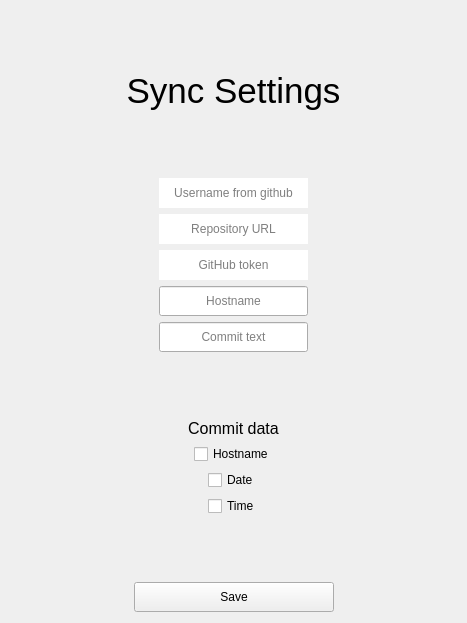
<?xml version="1.0" encoding="UTF-8"?>
<ui version="4.0">
 <class>SyncWindow</class>
 <widget class="QWidget" name="SyncWindow">
  <property name="geometry">
   <rect>
    <x>0</x>
    <y>0</y>
    <width>467</width>
    <height>623</height>
   </rect>
  </property>
  <property name="windowTitle">
   <string>Form</string>
  </property>
  <layout class="QVBoxLayout" name="verticalLayout">
   <item>
    <spacer name="verticalSpacer_2">
     <property name="orientation">
      <enum>Qt::Vertical</enum>
     </property>
     <property name="sizeHint" stdset="0">
      <size>
       <width>20</width>
       <height>40</height>
      </size>
     </property>
    </spacer>
   </item>
   <item>
    <widget class="QLabel" name="title">
     <property name="font">
      <font>
       <pointsize>26</pointsize>
      </font>
     </property>
     <property name="text">
      <string>Sync Settings</string>
     </property>
     <property name="alignment">
      <set>Qt::AlignCenter</set>
     </property>
    </widget>
   </item>
   <item>
    <spacer name="verticalSpacer_3">
     <property name="orientation">
      <enum>Qt::Vertical</enum>
     </property>
     <property name="sizeHint" stdset="0">
      <size>
       <width>20</width>
       <height>40</height>
      </size>
     </property>
    </spacer>
   </item>
   <item>
    <layout class="QHBoxLayout" name="horizontalLayout">
     <item>
      <spacer name="horizontalSpacer">
       <property name="orientation">
        <enum>Qt::Horizontal</enum>
       </property>
       <property name="sizeHint" stdset="0">
        <size>
         <width>40</width>
         <height>20</height>
        </size>
       </property>
      </spacer>
     </item>
     <item>
      <widget class="QLineEdit" name="userNameText">
       <property name="minimumSize">
        <size>
         <width>0</width>
         <height>30</height>
        </size>
       </property>
       <property name="inputMask">
        <string/>
       </property>
       <property name="text">
        <string/>
       </property>
       <property name="frame">
        <bool>false</bool>
       </property>
       <property name="alignment">
        <set>Qt::AlignCenter</set>
       </property>
       <property name="placeholderText">
        <string>Username from github</string>
       </property>
      </widget>
     </item>
     <item>
      <spacer name="horizontalSpacer_2">
       <property name="orientation">
        <enum>Qt::Horizontal</enum>
       </property>
       <property name="sizeHint" stdset="0">
        <size>
         <width>40</width>
         <height>20</height>
        </size>
       </property>
      </spacer>
     </item>
    </layout>
   </item>
   <item>
    <layout class="QHBoxLayout" name="horizontalLayout_2">
     <item>
      <spacer name="horizontalSpacer_3">
       <property name="orientation">
        <enum>Qt::Horizontal</enum>
       </property>
       <property name="sizeHint" stdset="0">
        <size>
         <width>40</width>
         <height>20</height>
        </size>
       </property>
      </spacer>
     </item>
     <item>
      <widget class="QLineEdit" name="repoUrlText">
       <property name="minimumSize">
        <size>
         <width>0</width>
         <height>30</height>
        </size>
       </property>
       <property name="frame">
        <bool>false</bool>
       </property>
       <property name="alignment">
        <set>Qt::AlignCenter</set>
       </property>
       <property name="placeholderText">
        <string>Repository URL</string>
       </property>
      </widget>
     </item>
     <item>
      <spacer name="horizontalSpacer_4">
       <property name="orientation">
        <enum>Qt::Horizontal</enum>
       </property>
       <property name="sizeHint" stdset="0">
        <size>
         <width>40</width>
         <height>20</height>
        </size>
       </property>
      </spacer>
     </item>
    </layout>
   </item>
   <item>
    <layout class="QHBoxLayout" name="horizontalLayout_3">
     <item>
      <spacer name="horizontalSpacer_5">
       <property name="orientation">
        <enum>Qt::Horizontal</enum>
       </property>
       <property name="sizeHint" stdset="0">
        <size>
         <width>40</width>
         <height>20</height>
        </size>
       </property>
      </spacer>
     </item>
     <item>
      <widget class="QLineEdit" name="gitTokenText">
       <property name="minimumSize">
        <size>
         <width>0</width>
         <height>30</height>
        </size>
       </property>
       <property name="frame">
        <bool>false</bool>
       </property>
       <property name="alignment">
        <set>Qt::AlignCenter</set>
       </property>
       <property name="placeholderText">
        <string>GitHub token</string>
       </property>
      </widget>
     </item>
     <item>
      <spacer name="horizontalSpacer_6">
       <property name="orientation">
        <enum>Qt::Horizontal</enum>
       </property>
       <property name="sizeHint" stdset="0">
        <size>
         <width>40</width>
         <height>20</height>
        </size>
       </property>
      </spacer>
     </item>
    </layout>
   </item>
   <item>
    <layout class="QHBoxLayout" name="horizontalLayout_5">
     <item>
      <spacer name="horizontalSpacer_12">
       <property name="orientation">
        <enum>Qt::Horizontal</enum>
       </property>
       <property name="sizeHint" stdset="0">
        <size>
         <width>40</width>
         <height>20</height>
        </size>
       </property>
      </spacer>
     </item>
     <item>
      <widget class="QLineEdit" name="hostnameText">
       <property name="minimumSize">
        <size>
         <width>0</width>
         <height>30</height>
        </size>
       </property>
       <property name="alignment">
        <set>Qt::AlignCenter</set>
       </property>
       <property name="placeholderText">
        <string>Hostname</string>
       </property>
      </widget>
     </item>
     <item>
      <spacer name="horizontalSpacer_11">
       <property name="orientation">
        <enum>Qt::Horizontal</enum>
       </property>
       <property name="sizeHint" stdset="0">
        <size>
         <width>40</width>
         <height>20</height>
        </size>
       </property>
      </spacer>
     </item>
    </layout>
   </item>
   <item>
    <layout class="QHBoxLayout" name="horizontalLayout_4">
     <item>
      <spacer name="horizontalSpacer_9">
       <property name="orientation">
        <enum>Qt::Horizontal</enum>
       </property>
       <property name="sizeHint" stdset="0">
        <size>
         <width>40</width>
         <height>20</height>
        </size>
       </property>
      </spacer>
     </item>
     <item>
      <widget class="QLineEdit" name="commitText">
       <property name="minimumSize">
        <size>
         <width>0</width>
         <height>30</height>
        </size>
       </property>
       <property name="alignment">
        <set>Qt::AlignCenter</set>
       </property>
       <property name="placeholderText">
        <string>Commit text</string>
       </property>
      </widget>
     </item>
     <item>
      <spacer name="horizontalSpacer_10">
       <property name="orientation">
        <enum>Qt::Horizontal</enum>
       </property>
       <property name="sizeHint" stdset="0">
        <size>
         <width>40</width>
         <height>20</height>
        </size>
       </property>
      </spacer>
     </item>
    </layout>
   </item>
   <item>
    <spacer name="verticalSpacer">
     <property name="orientation">
      <enum>Qt::Vertical</enum>
     </property>
     <property name="sizeHint" stdset="0">
      <size>
       <width>20</width>
       <height>40</height>
      </size>
     </property>
    </spacer>
   </item>
   <item>
    <layout class="QVBoxLayout" name="verticalLayout_2">
     <item>
      <layout class="QHBoxLayout" name="horizontalLayout_6">
       <item>
        <spacer name="horizontalSpacer_13">
         <property name="orientation">
          <enum>Qt::Horizontal</enum>
         </property>
         <property name="sizeHint" stdset="0">
          <size>
           <width>40</width>
           <height>20</height>
          </size>
         </property>
        </spacer>
       </item>
       <item>
        <widget class="QLabel" name="label">
         <property name="font">
          <font>
           <pointsize>12</pointsize>
          </font>
         </property>
         <property name="text">
          <string>Commit data</string>
         </property>
         <property name="alignment">
          <set>Qt::AlignCenter</set>
         </property>
        </widget>
       </item>
       <item>
        <spacer name="horizontalSpacer_14">
         <property name="orientation">
          <enum>Qt::Horizontal</enum>
         </property>
         <property name="sizeHint" stdset="0">
          <size>
           <width>40</width>
           <height>20</height>
          </size>
         </property>
        </spacer>
       </item>
      </layout>
     </item>
     <item>
      <layout class="QHBoxLayout" name="horizontalLayout_9">
       <item>
        <spacer name="horizontalSpacer_19">
         <property name="orientation">
          <enum>Qt::Horizontal</enum>
         </property>
         <property name="sizeHint" stdset="0">
          <size>
           <width>40</width>
           <height>20</height>
          </size>
         </property>
        </spacer>
       </item>
       <item>
        <widget class="QCheckBox" name="isHostname">
         <property name="text">
          <string>Hostname</string>
         </property>
        </widget>
       </item>
       <item>
        <spacer name="horizontalSpacer_20">
         <property name="orientation">
          <enum>Qt::Horizontal</enum>
         </property>
         <property name="sizeHint" stdset="0">
          <size>
           <width>40</width>
           <height>20</height>
          </size>
         </property>
        </spacer>
       </item>
      </layout>
     </item>
     <item>
      <layout class="QHBoxLayout" name="horizontalLayout_8">
       <item>
        <spacer name="horizontalSpacer_17">
         <property name="orientation">
          <enum>Qt::Horizontal</enum>
         </property>
         <property name="sizeHint" stdset="0">
          <size>
           <width>40</width>
           <height>20</height>
          </size>
         </property>
        </spacer>
       </item>
       <item>
        <widget class="QCheckBox" name="isDate">
         <property name="text">
          <string>Date</string>
         </property>
        </widget>
       </item>
       <item>
        <spacer name="horizontalSpacer_18">
         <property name="orientation">
          <enum>Qt::Horizontal</enum>
         </property>
         <property name="sizeHint" stdset="0">
          <size>
           <width>40</width>
           <height>20</height>
          </size>
         </property>
        </spacer>
       </item>
      </layout>
     </item>
     <item>
      <layout class="QHBoxLayout" name="horizontalLayout_7">
       <item>
        <spacer name="horizontalSpacer_15">
         <property name="orientation">
          <enum>Qt::Horizontal</enum>
         </property>
         <property name="sizeHint" stdset="0">
          <size>
           <width>40</width>
           <height>20</height>
          </size>
         </property>
        </spacer>
       </item>
       <item>
        <widget class="QCheckBox" name="isTime">
         <property name="text">
          <string>Time</string>
         </property>
        </widget>
       </item>
       <item>
        <spacer name="horizontalSpacer_16">
         <property name="orientation">
          <enum>Qt::Horizontal</enum>
         </property>
         <property name="sizeHint" stdset="0">
          <size>
           <width>40</width>
           <height>20</height>
          </size>
         </property>
        </spacer>
       </item>
      </layout>
     </item>
    </layout>
   </item>
   <item>
    <spacer name="verticalSpacer_4">
     <property name="orientation">
      <enum>Qt::Vertical</enum>
     </property>
     <property name="sizeHint" stdset="0">
      <size>
       <width>20</width>
       <height>40</height>
      </size>
     </property>
    </spacer>
   </item>
   <item>
    <layout class="QHBoxLayout" name="saveL">
     <item>
      <spacer name="horizontalSpacer_7">
       <property name="orientation">
        <enum>Qt::Horizontal</enum>
       </property>
       <property name="sizeHint" stdset="0">
        <size>
         <width>40</width>
         <height>20</height>
        </size>
       </property>
      </spacer>
     </item>
     <item>
      <widget class="QPushButton" name="saveBtn">
       <property name="minimumSize">
        <size>
         <width>200</width>
         <height>30</height>
        </size>
       </property>
       <property name="maximumSize">
        <size>
         <width>200</width>
         <height>16777215</height>
        </size>
       </property>
       <property name="text">
        <string>Save</string>
       </property>
      </widget>
     </item>
     <item>
      <spacer name="horizontalSpacer_8">
       <property name="orientation">
        <enum>Qt::Horizontal</enum>
       </property>
       <property name="sizeHint" stdset="0">
        <size>
         <width>40</width>
         <height>20</height>
        </size>
       </property>
      </spacer>
     </item>
    </layout>
   </item>
  </layout>
 </widget>
 <resources/>
 <connections/>
</ui>
